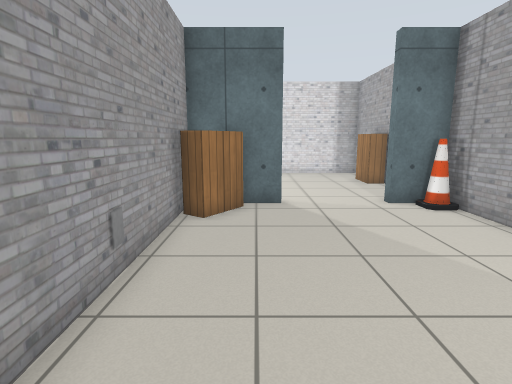
view 1 (above)

13 first-person views from a walk through a world built for the Gazebo simulator. The camera is 1.1 m above the floor, tilts 10° down and sees 80° across. The floor is counted in squares, 0.5 m on a side. Each view is taken from the middle of a square. On the plan, view 1 faces up. The plan holds only what a view shows up to about 18 squares ahead; the rest is blank. Robots are left out. Simple patterns stand in for the simulator's built-in surfaces. Some surface patterns are stand-ins.

view 2
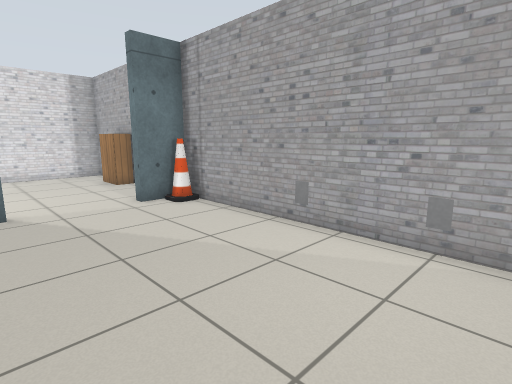

view 3
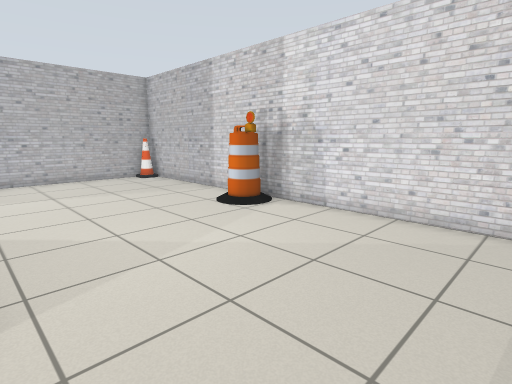

view 4
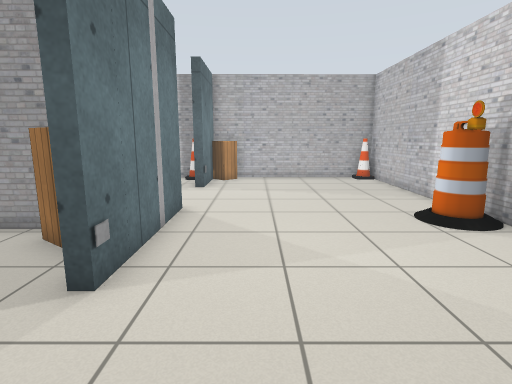

view 5
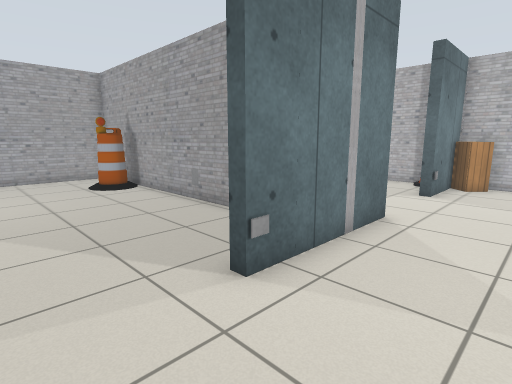

view 6
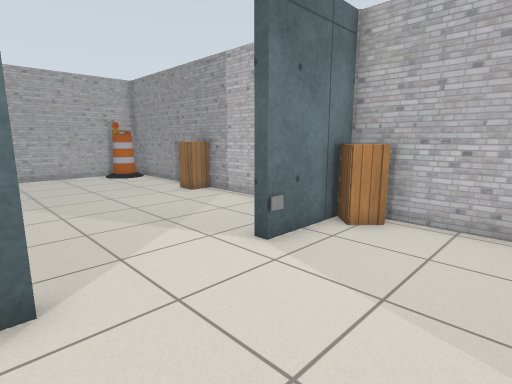

view 7
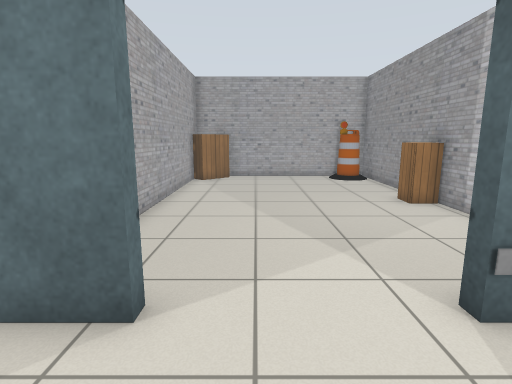

view 8
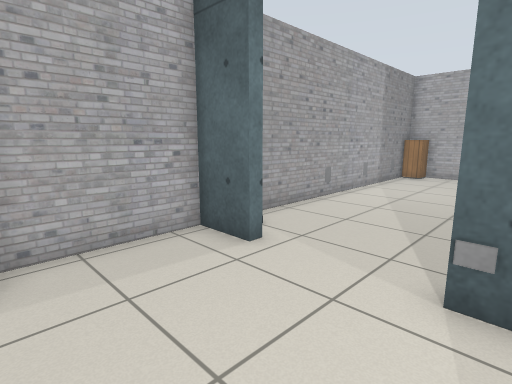

view 9
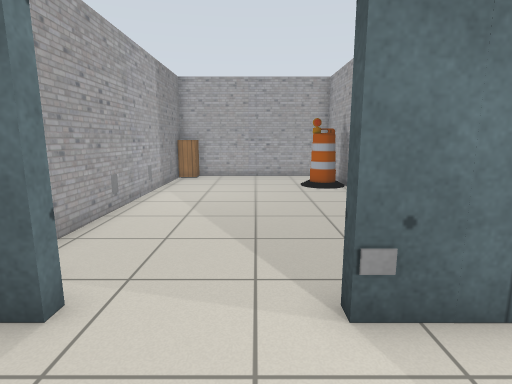

view 10
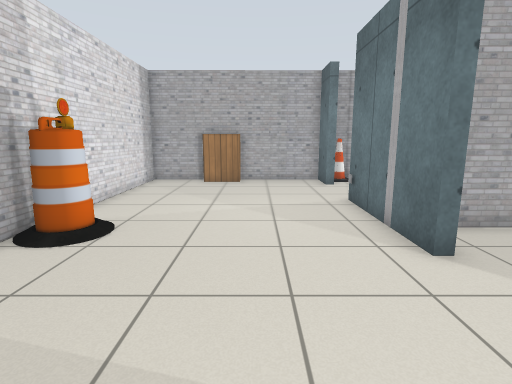

view 11
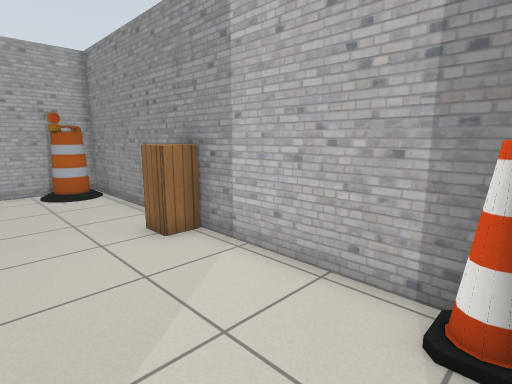

view 12
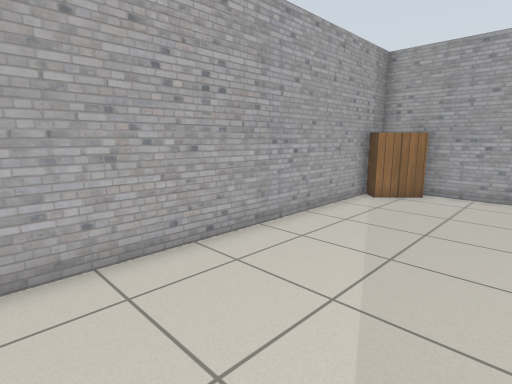

view 13
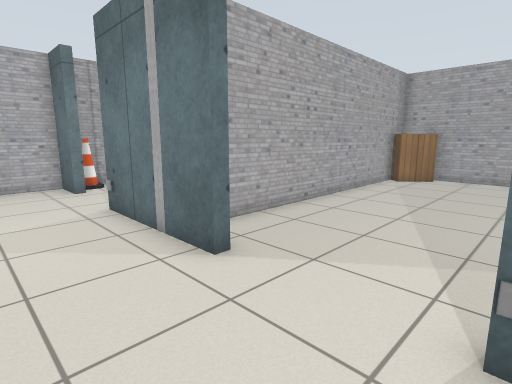

### Floor plan
Points are (right, up) in squares from view 1. A wall is a line through its corners. A room is listed if a view was taken in it or the views show most of it. See-through windows are left out.
Room 1 (views 1, 2, 3, 4, 5, 6, 7, 8, 9, 10, 11, 12, 13)
walls: (-4.5, 10.1) (-4.5, 10.6) (0.9, 10.6) (0.9, 10.2) (-2.2, 10.2) (-2.2, -4) (6.4, -4) (6.4, 9.6); (-10.2, 10.6) (-8.7, 10.6) (-8.7, 10.1); (5.5, 10.2) (4.6, 10.2) (4.6, 10.6) (6.4, 10.6) (6.4, 14.6); (-2.6, -1.4) (-2.7, 9.1); (-12.3, 9.6) (-12.3, -4) (-2.6, -4) (-2.6, -3.3); (6.4, 16.4) (6.4, 19.5) (-12.4, 19.5); (-12.3, 18.5) (-12.3, 12.4)
objects: cabinet (-12, 3) to (-11, 3); cone (-12, 10); cabinet (-12, 11) to (-11, 12); cone (-12, 19); barrel (-11, -3); grey panel (-9, 11); bookshelf (-4, -3) to (-3, -2); barrel (-3, 18) to (-3, 19); barrel (-1, -1) to (-1, 0); bookshelf (-1, 9) to (-1, 10); grey panel (1, 11); cabinet (6, -3); cone (6, 10); bookshelf (6, 15) to (6, 16)

Positions as (right, up) in squares from view 1, and headings:
1: (0, 0), facing up
2: (0, 0), facing up-right
3: (5, 11), facing up-left
4: (5, 13), facing left
5: (4, 14), facing down-left
6: (-4, 15), facing down-left
7: (-6, 14), facing down
8: (0, 15), facing down-right
9: (2, 14), facing down
10: (-10, 14), facing right
11: (-8, 10), facing down-left
12: (-8, 9), facing down-right
13: (-9, 14), facing down-right
